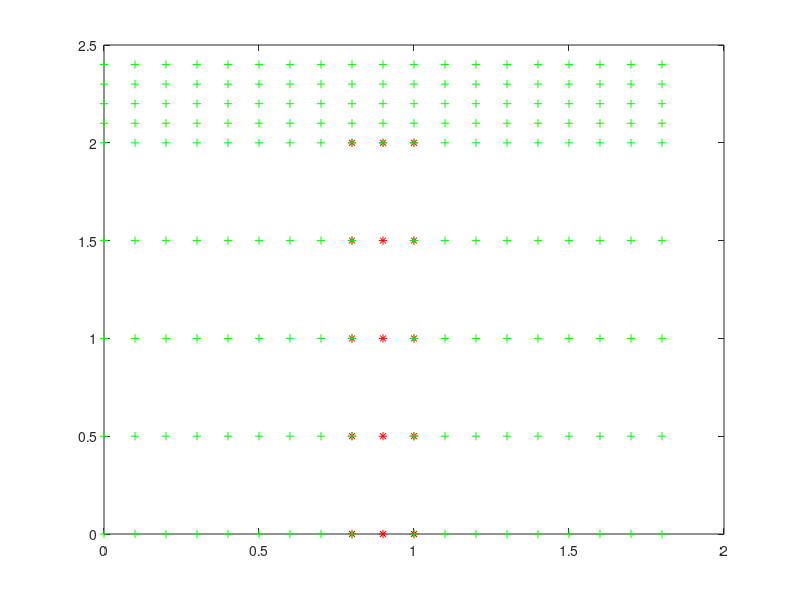

Here is the MATLAB script that generated this plot:
% generates a 2D mesh for FSI problem: plate in a cross flow
% author: Andreas Hessenthaler (C)
%

clear all
close all

format longe

% decide which mesh will be plotted:
% 0 - none // 1 - linear mesh // 2 - quadratic mesh
showMeshes = 2;

D=0.2;

SolidOriginX = 3;
SolidOriginY = 4*D;
SolidOriginZ = 0;

SolidX = 2;
SolidY = D;1.25E-3;
SolidZ = 10*D;

FluidX = 8;
FluidY = 8*D+SolidY;
FluidZ = 12*D;

SolidElementNumberX = 10;
SolidElementNumberY = 1;
SolidElementNumberZ = 2;

SolidElementSizeX = SolidX / SolidElementNumberX;
SolidElementSizeY = SolidY / SolidElementNumberY;
SolidElementSizeZ = SolidZ / SolidElementNumberZ;

FluidElementSizeX = SolidElementSizeX;
FluidElementSizeY = SolidElementSizeX;
FluidElementSizeZ = SolidElementSizeZ;

% in x = 4 plane!!
%%%%%%%%%%%%%%%%%%%%%%%%%%%%%%%%%%%%%%%%%%%%%%%%%%%%%%%%%%%%%%%%%%%%%%%%%%%


SolidGeometryY = kron(ones(1, SolidElementNumberZ*2+1), SolidOriginY:SolidElementSizeY/2:SolidOriginY+SolidY);
SolidGeometryZ = zeros(1, size(SolidGeometryY, 2));
SolidGeometryPressureY = kron(ones(1, SolidElementNumberZ+1), SolidOriginY:SolidElementSizeY:SolidOriginY+SolidY);
SolidGeometryPressureZ = zeros(1, size(SolidGeometryPressureY, 2));
% converts index of SolidGeometryY/Z into global node number
SolidContinuousToGlobal = zeros(1, size(SolidGeometryY, 2));

for i = 3:2:SolidElementNumberZ*2+1
    SolidGeometryPressureZ(i:i+1) = SolidGeometryPressureZ(1:2) + (i-1)/2*SolidElementSizeZ;
    SolidContinuousToGlobal([1, 3, 7, 9]+6*(i-1)/2-6) = [1, 2, 3, 4]+i-3;
end
for i = 4:3:((SolidElementNumberZ+1)*3-1)*2-3
    SolidGeometryZ(i:i+2) = SolidGeometryZ(1:3) + (i-1)/3*SolidElementSizeZ/2;
end
number = SolidContinuousToGlobal(end);
for i = 1:size(SolidGeometryZ,2)
    if(SolidContinuousToGlobal(i)==0)
        number = number + 1;
        SolidContinuousToGlobal(i) = number;
    end
end
SolidElementNodes = zeros(SolidElementNumberY*SolidElementNumberZ, 9);
SolidElementNodesXi1 = SolidElementNodes;
SolidElementNodesXi2 = SolidElementNodesXi1;
SolidInterfaceNodesContinuousToGlobal = zeros(2, size(SolidContinuousToGlobal, 2)-(SolidElementNumberZ*2));
SolidInterfaceNodesGlobalToContinuous = SolidInterfaceNodesContinuousToGlobal(1,:);
xi1 = [0.0, 0.5, 1.0, 0.0, 0.5, 1.0, 0.0, 0.5, 1.0];
xi2 = [0.0, 0.0, 0.0, 0.5, 0.5, 0.5, 1.0, 1.0, 1.0];
for i = 1:SolidElementNumberY*SolidElementNumberZ
    SolidElementNodes(i,:) = SolidContinuousToGlobal([1:9]+(i-1)*6);
    SolidElementNodesXi1(i,:) = xi1;
    SolidElementNodesXi2(i,:) = xi2;
end
xi1s = zeros(size(SolidInterfaceNodesContinuousToGlobal, 2));
for i = 1:2*SolidElementNumberZ
    SolidInterfaceNodesContinuousToGlobal(1, 2*i-1:2*i) = SolidContinuousToGlobal([1, 3]+3*(i-1));
    SolidInterfaceNodesGlobalToContinuous(1, 2*i-1:2*i) = [1, 3]+3*(i-1);
end
SolidInterfaceNodesContinuousToGlobal(1, end-2:end) = SolidContinuousToGlobal(end-2:end);
SolidInterfaceNodesGlobalToContinuous(1, end-2:end) = size(SolidContinuousToGlobal,2)-2:size(SolidContinuousToGlobal,2);

% converts the global node number into the index of SolidGeometryY/Z
SolidGlobalToContinuous = zeros(1, size(SolidContinuousToGlobal, 2));
for i = 1:size(SolidContinuousToGlobal, 2)
    SolidGlobalToContinuous(SolidContinuousToGlobal(i)) = i;
end
InterfaceNodes = 1:size(SolidGlobalToContinuous, 2);
InterfaceNodes = [InterfaceNodes(1:2:end-2), InterfaceNodes(end-1), InterfaceNodes(end), InterfaceNodes(end-3:-2:2)];
InterfaceGeometryY = SolidGeometryY(SolidInterfaceNodesGlobalToContinuous);
InterfaceGeometryZ = SolidGeometryZ(SolidInterfaceNodesGlobalToContinuous);

InterfaceElementNodes = 1:3;
InterfaceElementNodesXi1 = [0.0, 0.5, 1.0];
for i = 1:(2*SolidElementNumberZ+SolidElementNumberY)-1
    InterfaceElementNodes(i+1, 1:3) = InterfaceElementNodes(i, 1:3)+2;
end

NumberOfInterfaceNodes = max(max(InterfaceElementNodes));

InterfaceGlobalNodesForGeometry = zeros(1, NumberOfInterfaceNodes);

InterfaceGlobalNodesForGeometry(1:2:NumberOfInterfaceNodes-1) = 1:floor(NumberOfInterfaceNodes/2);
InterfaceGlobalNodesForGeometry(2:2:NumberOfInterfaceNodes-2) = NumberOfInterfaceNodes:-1:floor(NumberOfInterfaceNodes/2)+3;
InterfaceGlobalNodesForGeometry(end-1) = InterfaceGlobalNodesForGeometry(end-2)+1;
InterfaceGlobalNodesForGeometry(end) = InterfaceGlobalNodesForGeometry(end-1)+1;

% plot(SolidGeometryY, SolidGeometryZ, '*')
%plot(InterfaceGeometryY, InterfaceGeometryZ, '*')

FluidGeometryY = kron(ones(1,SolidElementNumberZ*2),[0:SolidElementSizeX/2:SolidOriginY, SolidOriginY+SolidY:SolidElementSizeX/2:FluidY]);
FluidGeometryZ = kron([0:SolidElementSizeZ/2:SolidZ-SolidElementSizeZ/2],ones(1,size([0:SolidElementSizeX/2:SolidOriginY, SolidOriginY+SolidY:SolidElementSizeX/2:FluidY],2)));
numberOfFluidNodesInLowerRow = size([0:SolidElementSizeX/2:SolidOriginY, SolidOriginY+SolidY:SolidElementSizeX/2:FluidY], 2);
temp = size(FluidGeometryY, 2);
FluidGeometryPressureY = kron(ones(1,SolidElementNumberZ),[0:SolidElementSizeX:SolidOriginY, SolidOriginY+SolidY:SolidElementSizeX:FluidY]);
FluidGeometryPressureZ = kron([0:SolidElementSizeZ:SolidZ-SolidElementSizeZ],ones(1,size([0:SolidElementSizeX:SolidOriginY, SolidOriginY+SolidY:SolidElementSizeX:FluidY],2)));
% plot(FluidGeometryY, FluidGeometryZ, '*')
% plot(FluidGeometryPressureY, FluidGeometryPressureZ, '*')
tempPressure = size(FluidGeometryPressureY, 2);

FluidGeometryZ = [FluidGeometryZ, kron(SolidZ:D/2:FluidZ,ones(1,size([0:SolidElementSizeX/2:SolidOriginY, SolidOriginY+SolidElementSizeY/2, SolidOriginY+SolidY:SolidElementSizeX/2:FluidY],2)))];
FluidGeometryY = [FluidGeometryY, kron(ones(1,size(SolidZ:D/2:FluidZ,2)),[0:SolidElementSizeX/2:SolidOriginY, SolidOriginY+SolidElementSizeY/2, SolidOriginY+SolidY:SolidElementSizeX/2:FluidY])];
temp2 = temp + size([0:SolidElementSizeX/2:SolidOriginY, SolidOriginY+SolidElementSizeY/2, SolidOriginY+SolidY:SolidElementSizeX/2:FluidY],2);
% plot(FluidGeometryY, FluidGeometryZ, '*')
FluidGeometryPressureZ = [FluidGeometryPressureZ, kron(SolidZ:D:FluidZ,ones(1,size([0:SolidElementSizeX:SolidOriginY, SolidOriginY+SolidY:SolidElementSizeX:FluidY],2)))];
FluidGeometryPressureY = [FluidGeometryPressureY, kron(ones(1,size(SolidZ:D:FluidZ,2)),[0:SolidElementSizeX:SolidOriginY, SolidOriginY+SolidY:SolidElementSizeX:FluidY])];
% plot(FluidGeometryPressureY, FluidGeometryPressureZ, '*')


%%%%%%%%%%%%%%%%%%%%%%%%%%%%%%%%%%%%%%%%%%%%%%%%%%%%%%%%%%%%%%%%%%%%%%%%%%% pressure nodes first, then numbers of other nodes!!!

FirstFluidInterfaceNode = size(0:SolidElementSizeX/2:SolidOriginY,2);
NumberOfFluidNodesLowerY = size([0:SolidElementSizeX/2:SolidOriginY, SolidOriginY+SolidY:SolidElementSizeX/2:FluidY],2);

FluidInterfaceNodeArrayIndices(1:2:NumberOfInterfaceNodes-4) = FirstFluidInterfaceNode:NumberOfFluidNodesLowerY:temp;
FluidInterfaceNodeArrayIndices(2:2:NumberOfInterfaceNodes-3) = FirstFluidInterfaceNode+1:NumberOfFluidNodesLowerY:temp;
FluidInterfaceNodeArrayIndices(end+1) = FluidInterfaceNodeArrayIndices(end-1)*2-FluidInterfaceNodeArrayIndices(end-3);
FluidInterfaceNodeArrayIndices(end+1) = FluidInterfaceNodeArrayIndices(end)+1;
FluidInterfaceNodeArrayIndices(end+1) = FluidInterfaceNodeArrayIndices(end)+1;
%%%%%%%%%%%%%%%%%%%%%%%%%%%%%%%%%%%%%%%%%%%%%%%%%%%%%%%%%%%%%%%%%%%%%%%%%%% pressure nodes first, then numbers of other nodes!!!


NumberOfFluidNodes = size(FluidGeometryY, 2);
NumberOfFluidPressureNodes = size(FluidGeometryPressureY, 2);
FluidNodes = zeros(1, NumberOfFluidNodes);
index = 1;
for i = 1:NumberOfFluidNodes
    for j = 1:NumberOfFluidPressureNodes
        if(abs(FluidGeometryY(i)-FluidGeometryPressureY(j))<0.001/2 && abs(FluidGeometryZ(i)-FluidGeometryPressureZ(j))<0.001/2)
            if(FluidNodes(i)~=0)
                index = index - 1;
            end
            FluidNodes(i) = j;
            break
        else
            if(FluidNodes(i)==0)
                FluidNodes(i) = NumberOfFluidPressureNodes + index;
                index = index + 1;
            end
        end
    end
end

SolidInterfaceNodesContinuousToGlobal(2,:) = FluidNodes(FluidInterfaceNodeArrayIndices);
% SolidInterfaceNodesContinuousToGlobal & InterfaceGlobalNodesForGeometry
% have same node ordering. Bottom left to top right.


% bottom element row from left end to solid
FluidIndexArray = [1:3, 1+numberOfFluidNodesInLowerRow:3+numberOfFluidNodesInLowerRow, 1+numberOfFluidNodesInLowerRow*2:3+numberOfFluidNodesInLowerRow*2];
k = 1;
j = 1;
m = 1;
check = 0;
FluidElementNumbersOnInterface = 0;
% possibly no need for the breaks.. leave em in for now just to be sure
while (FluidNodes(FluidIndexArray(end)) <= FluidNodes(temp2))
    while (FluidNodes(FluidIndexArray(end))<=SolidInterfaceNodesContinuousToGlobal(2, 1+4*m))
        if(FluidNodes(FluidIndexArray(end)) > FluidNodes(temp2))
            check = 1;
            disp 'break1'
            break
        else
            FluidElementNodes(k,:) = FluidNodes(FluidIndexArray);
            k = k + 1;
            if (m > 1)
                FluidIndexArray = FluidIndexArray + 2;
            else
                j = j + 2;
                FluidIndexArray = [j:j+2, j+numberOfFluidNodesInLowerRow:j+2+numberOfFluidNodesInLowerRow, j+numberOfFluidNodesInLowerRow*2:j+2+numberOfFluidNodesInLowerRow*2];
            end
        end
    end
    if (FluidElementNumbersOnInterface(1)==0)
        FluidElementNumbersOnInterface = [k-1, k];
    else
        FluidElementNumbersOnInterface = [FluidElementNumbersOnInterface, k-1, k];
    end
    % from solid to right end
    if (check)
        disp 'break check'
        break
    end
    if (m > 1)
        if (m == SolidElementNumberZ)
            FluidIndexArray = FluidIndexArray + [1, 1, 1, 1, 1, 1, 2, 2, 2];
        else
            FluidIndexArray = FluidIndexArray + 1;
        end
    else
        j = j + 1;
        FluidIndexArray = [j:j+2, j+numberOfFluidNodesInLowerRow:j+2+numberOfFluidNodesInLowerRow, j+numberOfFluidNodesInLowerRow*2:j+2+numberOfFluidNodesInLowerRow*2];
    end
    while (FluidNodes(FluidIndexArray(end))<=FluidNodes(numberOfFluidNodesInLowerRow*(2*m+1)))
        if(FluidNodes(FluidIndexArray(end)) > FluidNodes(temp2))
            check = 1;
            disp 'break2'
            break
        else
            FluidElementNodes(k,:) = FluidNodes(FluidIndexArray);
            k = k + 1;
            if (m > 1)
                storeIndex = FluidIndexArray(end);
                FluidIndexArray = FluidIndexArray + 2;
            else
                j = j + 2;
                FluidIndexArray = [j:j+2, j+numberOfFluidNodesInLowerRow:j+2+numberOfFluidNodesInLowerRow, j+numberOfFluidNodesInLowerRow*2:j+2+numberOfFluidNodesInLowerRow*2];
            end
        end
    end
    if (check)
        disp 'break check 2'
        break
    end
    m = m + 1;
    if (m > 1)
        FluidIndexArray = [1+numberOfFluidNodesInLowerRow*2*(m-1):3+numberOfFluidNodesInLowerRow*2*(m-1), ...
            1+numberOfFluidNodesInLowerRow*(2*m-1):3+numberOfFluidNodesInLowerRow*(2*m-1), ...
            1+numberOfFluidNodesInLowerRow*2*m:3+numberOfFluidNodesInLowerRow*2*m];
    end
end
% complete FluidElementNumbersOnInterface
FluidElementNumbersOnInterface = [FluidElementNumbersOnInterface, 2*FluidElementNumbersOnInterface(end-1)-FluidElementNumbersOnInterface(end-3)+1];
% correct fluid index array
FluidIndexArray = FluidIndexArray + [0, 0, 0, 1, 1, 1, 2, 2, 2];
storeFluidIndexArray = FluidIndexArray;
temp3 = FluidElementNodes(end,end);
mm = 1;
check = 0;
% all fluid elements for z = 0 --> z = SolidZ done, now --> z = FluidZ
% NOTE: breaks are necessary here!
while (FluidNodes(FluidIndexArray(end)) <= FluidNodes(end))
    if (storeIndex+(numberOfFluidNodesInLowerRow+1)*2*mm > size(FluidNodes,2))
        disp 'break'
        break
    end
    while (FluidNodes(FluidIndexArray(end))<=FluidNodes(storeIndex+(numberOfFluidNodesInLowerRow+1)*2*mm))
        if(FluidNodes(FluidIndexArray(end)) > FluidNodes(end))
            check = 1;
            disp 'break1'
            break
        else
            FluidElementNodes(k,:) = FluidNodes(FluidIndexArray);
            k = k + 1;
            FluidIndexArray = FluidIndexArray + 2;
            if (FluidIndexArray(end) > size(FluidNodes, 2))
                check = 1;
                break
            end
        end
    end
    % from solid to right end
    if (check)
        disp 'break check'
        break
    end
    mm = mm + 1;
    FluidIndexArray = storeFluidIndexArray + (numberOfFluidNodesInLowerRow+1)*2*(mm-1);
end

SortedInterfaceSolidFluidNodes = zeros(2,size(InterfaceGlobalNodesForGeometry,2));
for i = 1:size(SortedInterfaceSolidFluidNodes,2)
    for j = 1:size(SortedInterfaceSolidFluidNodes,2)
        if (InterfaceGlobalNodesForGeometry(j) == i)
            SortedInterfaceSolidFluidNodes(:,i) = SolidInterfaceNodesContinuousToGlobal(:,j);
            break
        end
    end
end
SortedFluidElementNumbersOnInterface = [FluidElementNumbersOnInterface(1:2:end), FluidElementNumbersOnInterface(end-1:-2:2)];

SolidXi1 = zeros(SolidElementNumberZ*2+1,3);
SolidXi2 = SolidXi1;
FluidXi1 = SolidXi1;
FluidXi2 = SolidXi1;
for i = 1:SolidElementNumberZ
    SolidXi1(i, :) = [0.0, 0.0, 0.0];
    SolidXi2(i, :) = [0.0, 0.5, 1.0];
    FluidXi1(i, :) = [1.0, 1.0, 1.0];
    FluidXi2(i, :) = [0.0, 0.5, 1.0];
end
SolidXi1(SolidElementNumberZ+1, :) = [0.0, 0.5, 1.0];
SolidXi2(SolidElementNumberZ+1, :) = [1.0, 1.0, 1.0];
FluidXi1(SolidElementNumberZ+1, :) = [0.0, 0.5, 1.0];
FluidXi2(SolidElementNumberZ+1, :) = [0.0, 0.0, 0.0];
for i = SolidElementNumberZ+2:2*SolidElementNumberZ+1
    SolidXi1(i, :) = [1.0, 1.0, 1.0];
    SolidXi2(i, :) = [1.0, 0.5, 0.0];
    FluidXi1(i, :) = [0.0, 0.0, 0.0];
    FluidXi2(i, :) = [1.0, 0.5, 0.0];
end

SolidInterfaceElements = [1:SolidElementNumberZ, SolidElementNumberZ, ...
    SolidElementNumberZ:-1:1];


%%%%%%%%%%%%%%%%%%%%%%%%%%%%%%%%%%%%%%%%%%%%%%%%%%%%%%%%%%%%%%%%%%%%%%%%%%%
%%%%%%%%%%%%%%%%%%% BOUNDARY CONDITIONS %%%%%%%%%%%%%%%%%%%%%%%%%%%%%%%%%%%
%%%%%%%%%%%%%%%%%%%%%%%%%%%%%%%%%%%%%%%%%%%%%%%%%%%%%%%%%%%%%%%%%%%%%%%%%%%
% define no displacement BC nodes
NoDisplacement = SolidContinuousToGlobal(1:SolidElementNumberY*2+1);
% define slip BC nodes
SlipFluid = unique((FluidGeometryZ==FluidZ).*FluidNodes);
if (SlipFluid(1)==0)
    SlipFluid = SlipFluid(2:end);
end
%SlipFluid = SlipFluid(2:end);
% define no-slip BC nodes
NoSlipFluid = unique((FluidGeometryZ==0).*FluidNodes);
if (NoSlipFluid(1)==0)
    NoSlipFluid = NoSlipFluid(2:end);
end
% define inlet BC nodes
InletFluid = unique((FluidGeometryY==0).*FluidNodes);
if (InletFluid(1)==0)
    InletFluid = InletFluid(2:end);
end
if (InletFluid(1)==1)
    InletFluid = InletFluid(2:end);
end
% define outlet nodes
ZeroPressure = unique((FluidGeometryY==FluidGeometryY(end)).*FluidNodes);
if (ZeroPressure(1)==0)
    ZeroPressure = ZeroPressure(2:end);
end
OutletFixed = ZeroPressure;
% also remove first node because it is a no-slip BC, last node which is a
% slip BC
% and all nodes that are not part of the linear pressure elements
ZeroPressure = unique((ZeroPressure<=NumberOfFluidPressureNodes).*ZeroPressure);
if (ZeroPressure(1)==0)
    ZeroPressure = ZeroPressure(2:end);
end
%ZeroPressure = ZeroPressure(2:end-1);

% define fixed wall BC (laplace smoothing) nodes
FixedNodes = unique([NoSlipFluid, OutletFixed, InletFluid, SlipFluid]);
if (FixedNodes(1)==0)
    FixedNodes = FixedNodes(2:end);
end
FixedNodesZ = unique((FluidGeometryZ==FluidGeometryZ(end)).*FluidNodes);
if (FixedNodesZ(1)==0)
    FixedNodesZ = FixedNodesZ(2:end);
end
% define moved wall BC (laplace smoothing) nodes
MovedNodes = sort(SortedInterfaceSolidFluidNodes(2,:));
MovedNodesY = FixedNodesZ;

% usage:
% MovedNodesY, FixedNodesZ, MovedNodes, FixedNodes
% ZeroPressure, NoSlipFluid, SlipFluid, InletFluid
%%%%%%%%%%%%%%%%%%%%%%%%%%%%%%%%%%%%%%%%%%%%%%%%%%%%%%%%%%%%%%%%%%%%%%%%%%%
%%%%%%%%%%%%%%%%%%% DUPLICATE CHECK %%%%%%%%%%%%%%%%%%%%%%%%%%%%%%%%%%%%%%%
%%%%%%%%%%%%%%%%%%%%%%%%%%%%%%%%%%%%%%%%%%%%%%%%%%%%%%%%%%%%%%%%%%%%%%%%%%%
% Check if the geometry contains two nodes with the same location in space
% (time consuming!)
DuplicateCheck = false;
if(DuplicateCheck)
    for i = 1:size(SolidContinuousToGlobal,2)
        for j = 1:size(SolidContinuousToGlobal,2)
            if (i~=j)
                if (SolidGeometryY(i)==SolidGeometryY(j) ...
                        && SolidGeometryZ(i)==SolidGeometryZ(j))
                    print('Duplicate nodes in solid geometry.')
                    print(i,j)
                end
            end
        end
    end
    for i = 1:size(FluidNodes,2)
        for j = 1:size(FluidNodes,2)
            if (i~=j)
                if (FluidGeometryY(i)==FluidGeometryY(j) ...
                        && FluidGeometryZ(i)==FluidGeometryZ(j))
                    print('Duplicate nodes in fluid geometry.')
                    print(i,j)
                end
            end
        end
    end
    for i = 1:size(InterfaceGlobalNodesForGeometry,2)
        for j = 1:size(InterfaceGlobalNodesForGeometry,2)
            if (i~=j)
                if (InterfaceGeometryY(i)==InterfaceGeometryY(j) ...
                        && InterfaceGeometryZ(i)==InterfaceGeometryZ(j))
                    print('Duplicate nodes in interface geometry.')
                    print(i,j)
                end
            end
        end
    end
end
%%%%%%%%%%%%%%%%%%%%%%%%%%%%%%%%%%%%%%%%%%%%%%%%%%%%%%%%%%%%%%%%%%%%%%%%%%%
%%%%%%%%%%%%%%%%%%% OUTPUT %%%%%%%%%%%%%%%%%%%%%%%%%%%%%%%%%%%%%%%%%%%%%%%%
%%%%%%%%%%%%%%%%%%%%%%%%%%%%%%%%%%%%%%%%%%%%%%%%%%%%%%%%%%%%%%%%%%%%%%%%%%%

intSpec = '%d ';
realSpec = '%1.16E\n';

solidNodes = fopen('Plate2DSolidNodes.txt','w');
fluidNodes = fopen('Plate2DFluidNodes.txt','w');
interfaceNodes = fopen('Plate2DInterfaceNodes.txt','w');
solidElements = fopen('Plate2DSolidElementNodeNumbers.txt','w');
fluidElements = fopen('Plate2DFluidElementNodeNumbers.txt','w');
interfaceElements = fopen('Plate2DInterfaceElementNodeNumbers.txt','w');
interfaceSolidElements = fopen('Plate2DInterfaceSolidElementNodeNumbers.txt','w');
interfaceFluidElements = fopen('Plate2DInterfaceFluidElementNodeNumbers.txt','w');
interfaceSolidElement = fopen('Plate2DInterfaceSolidElements.txt','w');
interfaceFluidElement = fopen('Plate2DInterfaceFluidElements.txt','w');
solidY = fopen('Plate2DSolidY.txt','w');
solidZ = fopen('Plate2DSolidZ.txt','w');
fluidY = fopen('Plate2DFluidY.txt','w');
fluidZ = fopen('Plate2DFluidZ.txt','w');
interfaceY = fopen('Plate2DInterfaceY.txt','w');
interfaceZ = fopen('Plate2DInterfaceZ.txt','w');

meshConnectivity = fopen('Plate2DSortedInterfaceNodes.txt','w');
solidXi1 = fopen('Plate2DSolidXi1.txt','w');
solidXi2 = fopen('Plate2DSolidXi2.txt','w');
fluidXi1 = fopen('Plate2DFluidXi1.txt','w');
fluidXi2 = fopen('Plate2DFluidXi2.txt','w');

displacement = fopen('Plate2DdisplacementBC.txt','w');
movedY = fopen('Plate2DmovedYNodesBC.txt','w');
fixedZ = fopen('Plate2DfixedZNodesBC.txt','w');
moved = fopen('Plate2DmovedNodesBC.txt','w');
fixed = fopen('Plate2DfixedNodesBC.txt','w');
pressure = fopen('Plate2DpressureBC.txt','w');
noslip = fopen('Plate2DnoSlipBC.txt','w');
inlet = fopen('Plate2DinletBC.txt','w');
slip = fopen('Plate2DslipBC.txt','w');


% % solidNodes = fopen('input/Cantilever2D/SolidNodes.txt','w');
% % fluidNodes = fopen('input/Cantilever2D/FluidNodes.txt','w');
% % interfaceNodes = fopen('input/Cantilever2D/InterfaceNodes.txt','w');
% % solidElements = fopen('input/Cantilever2D/SolidElementNodeNumbers.txt','w');
% % fluidElements = fopen('input/Cantilever2D/FluidElementNodeNumbers.txt','w');
% % interfaceElements = fopen('input/Cantilever2D/InterfaceElementNodeNumbers.txt','w');
% % interfaceSolidElements = fopen('input/Cantilever2D/InterfaceSolidElementNodeNumbers.txt','w');
% % interfaceFluidElements = fopen('input/Cantilever2D/InterfaceFluidElementNodeNumbers.txt','w');
% % interfaceSolidElement = fopen('input/Cantilever2D/InterfaceSolidElements.txt','w');
% % interfaceFluidElement = fopen('input/Cantilever2D/InterfaceFluidElements.txt','w');
% % solidY = fopen('input/Cantilever2D/SolidY.txt','w');
% % solidZ = fopen('input/Cantilever2D/SolidZ.txt','w');
% % fluidY = fopen('input/Cantilever2D/FluidY.txt','w');
% % fluidZ = fopen('input/Cantilever2D/FluidZ.txt','w');
% % interfaceY = fopen('input/Cantilever2D/InterfaceY.txt','w');
% % interfaceZ = fopen('input/Cantilever2D/InterfaceZ.txt','w');
% % 
% % meshConnectivity = fopen('input/Cantilever2D/SortedInterfaceNodes.txt','w');
% % solidXi1 = fopen('input/Cantilever2D/SolidXi1.txt','w');
% % solidXi2 = fopen('input/Cantilever2D/SolidXi2.txt','w');
% % fluidXi1 = fopen('input/Cantilever2D/FluidXi1.txt','w');
% % fluidXi2 = fopen('input/Cantilever2D/FluidXi2.txt','w');
% % 
% % displacement = fopen('input/Cantilever2D/displacementBC.txt','w');
% % movedY = fopen('input/Cantilever2D/movedYNodesBC.txt','w');
% % fixedZ = fopen('input/Cantilever2D/fixedZNodesBC.txt','w');
% % moved = fopen('input/Cantilever2D/movedNodesBC.txt','w');
% % fixed = fopen('input/Cantilever2D/fixedNodesBC.txt','w');
% % pressure = fopen('input/Cantilever2D/pressureBC.txt','w');
% % noslip = fopen('input/Cantilever2D/noSlipBC.txt','w');
% % inlet = fopen('input/Cantilever2D/inletBC.txt','w');
% % slip = fopen('input/Cantilever2D/slipBC.txt','w');




fprintf(solidNodes,'%d\n',size(SolidContinuousToGlobal,2));
fprintf(fluidNodes,'%d\n',size(FluidNodes,2));
fprintf(interfaceNodes,'%d\n',size(InterfaceGlobalNodesForGeometry,2));
fprintf(solidElements,'%d\n',size(SolidElementNodes,1));
fprintf(fluidElements,'%d\n',size(FluidElementNodes,1));
fprintf(interfaceElements,'%d\n',size(InterfaceElementNodes,1));
fprintf(interfaceSolidElements,'%d\n',size(InterfaceElementNodes,1));
fprintf(interfaceFluidElements,'%d\n',size(InterfaceElementNodes,1));
fprintf(interfaceSolidElement,'%d\n',size(SolidInterfaceElements,2));
fprintf(interfaceFluidElement,'%d\n',size(SortedFluidElementNumbersOnInterface,2));
fprintf(solidY,'%d\n',size(SolidGeometryY,2));
fprintf(solidZ,'%d\n',size(SolidGeometryZ,2));
fprintf(fluidY,'%d\n',size(FluidGeometryY,2));
fprintf(fluidZ,'%d\n',size(FluidGeometryZ,2));
fprintf(interfaceY,'%d\n',size(InterfaceGeometryY,2));
fprintf(interfaceZ,'%d\n',size(InterfaceGeometryZ,2));
fprintf(meshConnectivity,'%d\n',size(SortedInterfaceSolidFluidNodes,2));
fprintf(solidXi1,'%d\n',size(InterfaceElementNodes,1));
fprintf(solidXi2,'%d\n',size(InterfaceElementNodes,1));
fprintf(fluidXi1,'%d\n',size(InterfaceElementNodes,1));
fprintf(fluidXi2,'%d\n',size(InterfaceElementNodes,1));
fprintf(displacement,'%d\n',size(NoDisplacement,2));
fprintf(movedY,'%d\n',size(MovedNodesY,2));
fprintf(fixedZ,'%d\n',size(FixedNodesZ,2));
fprintf(moved,'%d\n',size(MovedNodes,2));
fprintf(fixed,'%d\n',size(FixedNodes,2));
fprintf(pressure,'%d\n',size(ZeroPressure,2));
fprintf(noslip,'%d\n',size(NoSlipFluid,2));
fprintf(inlet,'%d\n',size(InletFluid,2));
fprintf(slip,'%d\n',size(SlipFluid,2));


fprintf(interfaceSolidElement,intSpec,SolidInterfaceElements);
fprintf(interfaceFluidElement,intSpec,SortedFluidElementNumbersOnInterface);
fprintf(solidNodes,'%d\n',SolidContinuousToGlobal);
fprintf(fluidNodes,'%d\n',FluidNodes);
fprintf(interfaceNodes,'%d\n',InterfaceGlobalNodesForGeometry);
for i = 1:size(SolidElementNodes,1)
    fprintf(solidElements,intSpec,SolidElementNodes(i,:));
    fprintf(solidElements,'\n');
end
for i = 1:size(FluidElementNodes,1)
    fprintf(fluidElements,intSpec,FluidElementNodes(i,:));
    fprintf(fluidElements,'\n');
end
for i = 1:size(InterfaceElementNodes,1)
    fprintf(interfaceElements,intSpec,InterfaceElementNodes(i,:));
    fprintf(interfaceElements,'\n');
    fprintf(interfaceSolidElements,intSpec,SortedInterfaceSolidFluidNodes(1,1+2*(i-1):3+2*(i-1)));
    fprintf(interfaceSolidElements,'\n');
    fprintf(interfaceFluidElements,intSpec,SortedInterfaceSolidFluidNodes(2,1+2*(i-1):3+2*(i-1)));
    fprintf(interfaceFluidElements,'\n');
    fprintf(solidXi1,'%1.16E ',SolidXi1(i,:));
    fprintf(solidXi1,'\n');
    fprintf(solidXi2,'%1.16E ',SolidXi2(i,:));
    fprintf(solidXi2,'\n');
    fprintf(fluidXi1,'%1.16E ',FluidXi1(i,:));
    fprintf(fluidXi1,'\n');
    fprintf(fluidXi2,'%1.16E ',FluidXi2(i,:));
    fprintf(fluidXi2,'\n');
end
fprintf(solidY,realSpec,SolidGeometryY);
fprintf(solidZ,realSpec,SolidGeometryZ);
fprintf(fluidY,realSpec,FluidGeometryY);
fprintf(fluidZ,realSpec,FluidGeometryZ);
fprintf(interfaceY,realSpec,InterfaceGeometryY);
fprintf(interfaceZ,realSpec,InterfaceGeometryZ);
for i = 1:size(SortedInterfaceSolidFluidNodes,2)
    fprintf(meshConnectivity,'%d ',SortedInterfaceSolidFluidNodes(:,i));
    fprintf(meshConnectivity,'\n');
end
fprintf(displacement,intSpec,NoDisplacement);
fprintf(movedY,intSpec,MovedNodesY);
fprintf(fixedZ,intSpec,FixedNodesZ);
fprintf(moved,intSpec,MovedNodes);
fprintf(fixed,intSpec,FixedNodes);
fprintf(pressure,intSpec,ZeroPressure);
fprintf(noslip,intSpec,NoSlipFluid);
fprintf(inlet,intSpec,InletFluid);
fprintf(slip,intSpec,SlipFluid);


fclose(solidNodes);
fclose(fluidNodes);
fclose(interfaceNodes);
fclose(solidElements);
fclose(fluidElements);
fclose(interfaceElements);
fclose(interfaceSolidElements);
fclose(interfaceFluidElements);
fclose(interfaceSolidElement);
fclose(interfaceFluidElement);
fclose(solidY);
fclose(solidZ);
fclose(fluidY);
fclose(fluidZ);
fclose(interfaceY);
fclose(interfaceZ);
fclose(meshConnectivity);
fclose(solidXi1);
fclose(solidXi2);
fclose(fluidXi1);
fclose(fluidXi2);
fclose(displacement);
fclose(movedY);
fclose(fixedZ);
fclose(moved);
fclose(fixed);
fclose(pressure);
fclose(noslip);
fclose(inlet);
fclose(slip);


if (showMeshes == 1)
    plot(SolidGeometryPressureY, SolidGeometryPressureZ, 'r*', FluidGeometryPressureY, FluidGeometryPressureZ, 'g+')
elseif (showMeshes == 2)
    plot(SolidGeometryY, SolidGeometryZ, 'r*', FluidGeometryY, FluidGeometryZ, 'g+')
end
